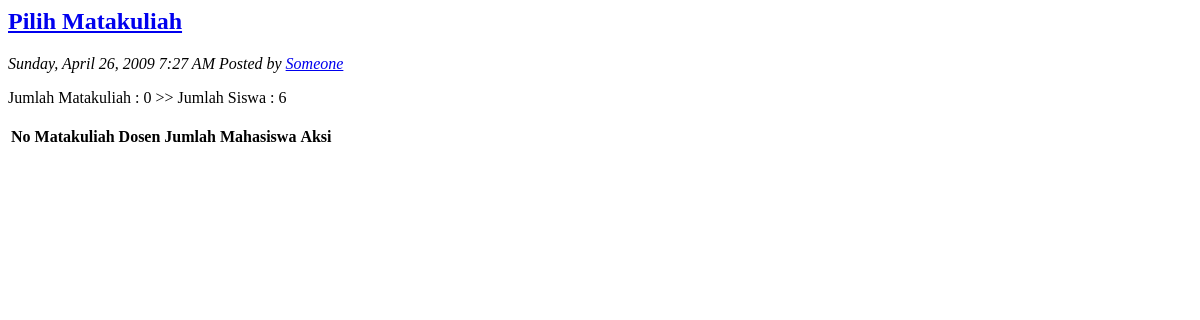
The app's page /jurnal.php (signed in), older data.
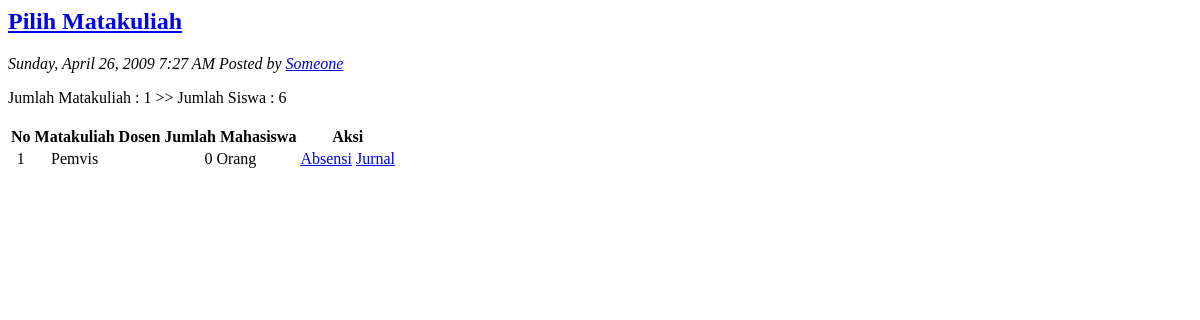
The same page, newer data.
### tables this page shows
CREATE TABLE `matakuliah` (
  `kd_mk` int(11) NOT NULL auto_increment,
  `nm_mk` varchar(20) NOT NULL,
  `dosen` varchar(20) NOT NULL,
  `kd_kelas` int(11) NOT NULL,
  PRIMARY KEY  (`kd_mk`),
  KEY `kd_kelas` (`kd_kelas`)
);

### jurnal.php (the view, shortened to what this page needs)
<div class="post">
	<h2 class="title"><a href="#">Pilih Matakuliah</a></h2>
									<p class="meta"><em>Sunday, April 26, 2009 7:27 AM Posted by <a href="#">Someone</a></em></p>
	<div class="entry">
		<p>
		<table class="datatable">
		<tr>
			<th>No</th><th>Matakuliah</th><th>Dosen</th><th>Jumlah Mahasiswa</th><th>Aksi</th>
		</tr>
		<?php
		include "conn.php";
		$kd_kelas=$_GET['kd_kelas'];
		$matakuliah=mysql_query("select * from matakuliah where kd_kelas='$kd_kelas' order by nm_mk asc ",$koneksi);
		echo "<br><br>";
		while($row=mysql_fetch_array($matakuliah)){
			$siswa=mysql_query("select * from siswa where kd_mk='$row[kd_mk]'",$koneksi);
			$jumlah=mysql_num_rows($siswa);
			?>
			<tr>
				<td align="center"><?php echo $c=$c+1; ?></td>
				<td align="center"><?php echo $row['nm_mk']; ?></td>
				<td align="center"><?php echo $row['kd_dosen']; ?></td>
				<td align="center"><?php echo $jumlah;?> Orang</td>
				<td align="center"><a href="?page=input_absensi&kd_mk=<?php echo $row['kd_mk'];?>">Absensi</a>
				<a href="?page=input_jurnal&kd_mk=<?php echo $row['kd_mk'];?>">Jurnal</a>
			</td>
			</tr>
			<?php
		}
		?>
		</table>
		</p>
  </div>
</div>

Row changes from the older to the newer data that the page shows:
added matakuliah: nm_mk "Pemvis", jumlah "0"
Text that changed along with them:
text written by a page script: "Jumlah Matakuliah : 0 >> Jumlah Siswa : 6" → "Jumlah Matakuliah : 1 >> Jumlah Siswa : 6"
